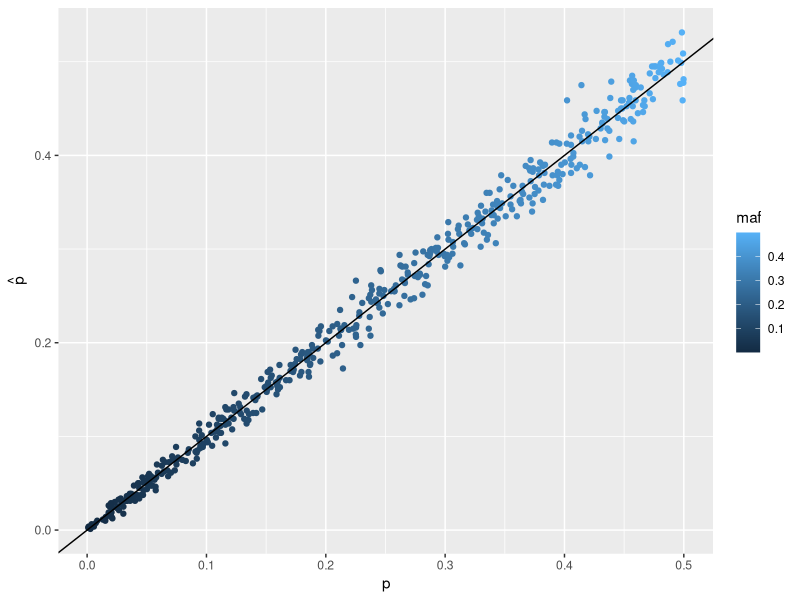
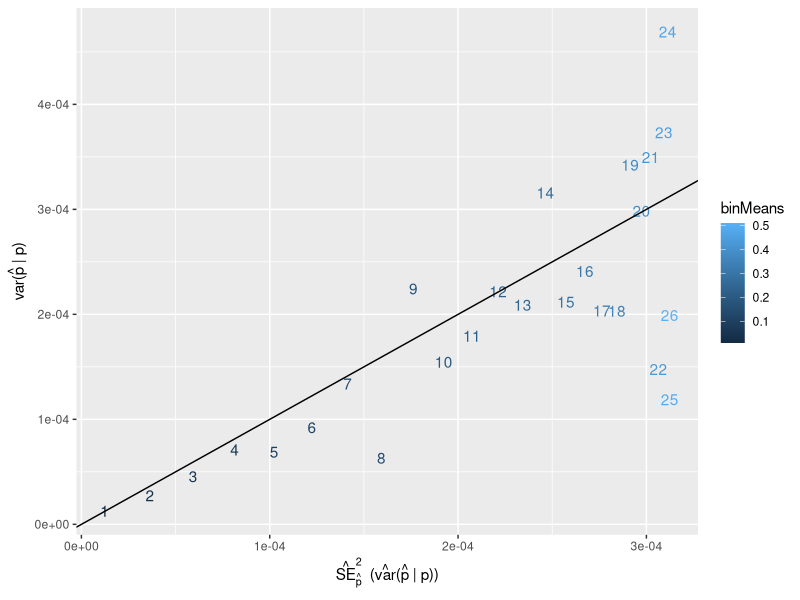

Reproduce these figures in R, in order. (Note: this script raises an error after producing the figures.)
#set.seed(6147)
#set.seed(6154)
library(ggplot2)
library(gridExtra)
library(reshape2)

set.seed(6155)
m = 500                                  # number of SNPs
maf = runif(m, 0, .5)                    # random MAF for each SNP
# apologies if using "=" as the assignment operator in R makes your eyes hurt

x012 = rbinom(m, 2, maf)

n = 400                                    # number of individuals
x012 = t(replicate(n, rbinom(m, 2, maf)))  # n x m genotype matrix

x012 = t(replicate(n, rbinom(2*m, 2, c(maf, maf))))
polymorphic = apply(x012, 2, var) > 0
x012 = x012[,polymorphic][,1:m]
maf = c(maf, maf)[polymorphic][1:m]
round(maf[1:10], 2)
x012[1:5, 1:10]

x_o = scale(x012, scale=FALSE)               # mean 0
x = scale(x012, scale=TRUE)                  # mean 0, variance 1

maf_est = colMeans(x012)/2
qplot(maf, maf_est, col=maf) +
  geom_abline() + xlab('p') + ylab(expression(hat(p)))

ss = .02
sequ = seq(0, max(maf_est), ss)
bins = cut(maf_est, sequ)
binMeans = (sequ + ss/2)[-length(sequ)]
dat = data.frame(observed=tapply(colMeans(x012)/2 - maf, bins, var),
                 expected=binMeans*(1-binMeans)/(2*n),
                 binNum=1:length(binMeans))

ggplot(dat, aes(expected, observed)) +
  geom_text(aes(label=binNum, col=binMeans)) +
  geom_abline() +
  xlab(expression(paste(hat(SE)[hat(p)]^2, "  (",hat(var),"(", hat(p), " | p))"))) +
  ylab(expression(paste("var(",hat(p)," | p)")))

#Variance of a genotype
varx = apply(x012, 2, var)
p1 = qplot(2*maf*(1-maf), varx, col=maf) + geom_abline()
# genotype frequencies
p2 = ggplot(data.frame(x=c(0, 1)), aes(x)) +
  stat_function(fun=function(x) 2*x*(1-x), col='red') 
  stat_function(fun=function(x) x^2, col='green') +
  stat_function(fun=function(x) (1-x)^2, col='blue') +
  ylim(c(0,1)) +
  xlab('allele frequency') +
  ylab('genotype frequencies / variance of x (red)')
grid.arrange(p1, p2, ncol=2)

#LD matrix
ld1 = cor(x012)
ld2 = cor(x)
ld3 = cov(x)
ld4 = (t(x) %*% x) / n

# LD scores

ldscores_sample = colSums(ld1^2)
ldscores = (ldscores_sample*n - m) / (n + 1)

qplot(ldscores, ldscores_sample, col=ldscores) +
  xlim(c(min(ldscores), max(ldscores))) +
  ylim(min(ldscores), max(ldscores_sample)) +
  geom_abline() +
  scale_colour_continuous(low='black', high='green')

# Genetic relatedness matrix 

grm = (x %*% t(x))/m
grm2 = cov(t(x))

p1 = ggplot(melt(grm), aes(value)) + geom_histogram(bins=100) 
p2 = ggplot(melt(grm), aes(value)) + geom_histogram(bins=100) +
  coord_cartesian(ylim=c(0,n)) + theme(panel.background=element_blank())
grid.arrange(p1, p2, layout_matrix=matrix(c(1,1,2,1), 2))

xt = scale(t(x), scale=F) # transpose and mean center across individuals

principal_axes_eigen        = eigen(grm2)$vectors
principal_axes_svd          = svd(xt)$v
principal_axes_prcomp       = prcomp(xt)$rotation

principal_components_eigen  = xt %*% eigen(grm2)$vectors
principal_components_svd1   = xt %*% svd(xt)$v
principal_components_svd2   = svd(xt)$u %*% diag(svd(xt)$d)
principal_components_prcomp = prcomp(xt)$x

cor(principal_components_eigen[,1], principal_components_eigen[,2])

p1 = qplot(1:min(n,m), prcomp(xt)$sdev^2) + xlab('rank') + ylab('eigenvalues')
p2 = qplot(principal_components_eigen[,1], principal_components_eigen[,2]) +
  xlab('PC1') + ylab('PC2')
grid.arrange(p1, p2, ncol=2)

#Simulating genotypes with LD
x012ld = jitter(x012[,rep(1:m, 1:m)[1:m]], .03)
xld = scale(x012ld)
ldld = (t(xld) %*% xld)/n
grmld = (xld %*% t(xld))/m
ldscores_sampleld = colSums(ldld^2)
ldscoresld = (ldscores_sampleld*n - m) / (n + 1)
varxld = apply(x012ld, 2, var)

greens = colorRampPalette(c('black', 'green'))(12)
par(mfrow=c(1,2))
image(ld1, col=greens)
image(ldld, col=greens)
par(mfrow=c(1,1))

#Number of effective SNPs
(meld = m/mean(ldscoresld))
1/var(grmld[upper.tri(grmld)])

#Number of effective people
1/var(ld1[upper.tri(ld1)])
recomb = sqrt(2*m)/m
1/(var(ldld[upper.tri(ldld)]) * recomb)

